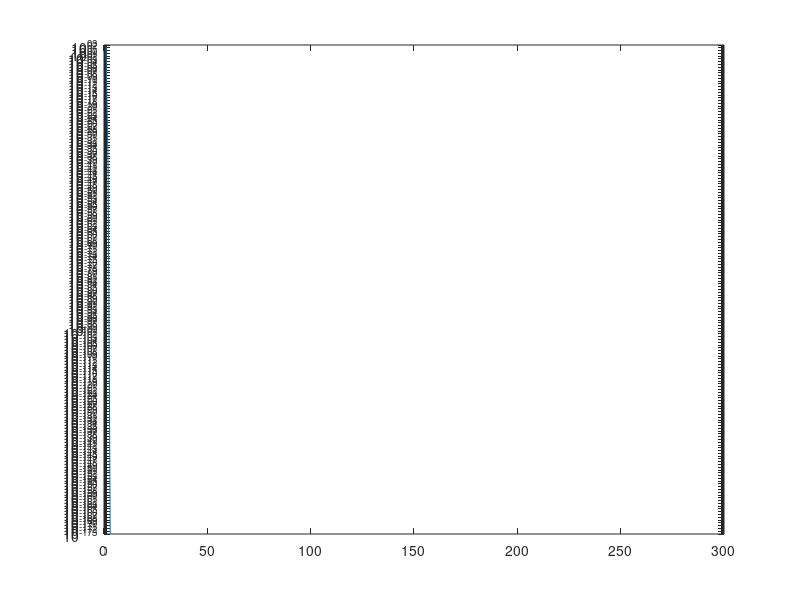
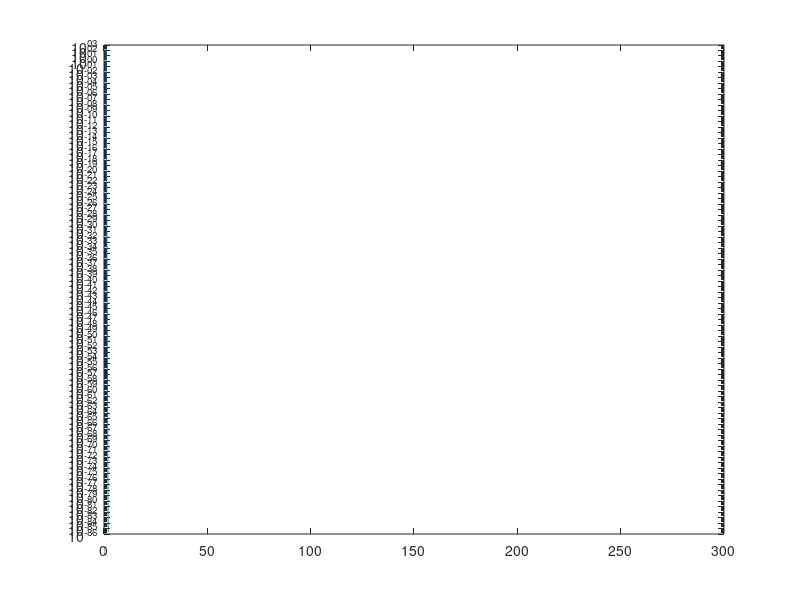
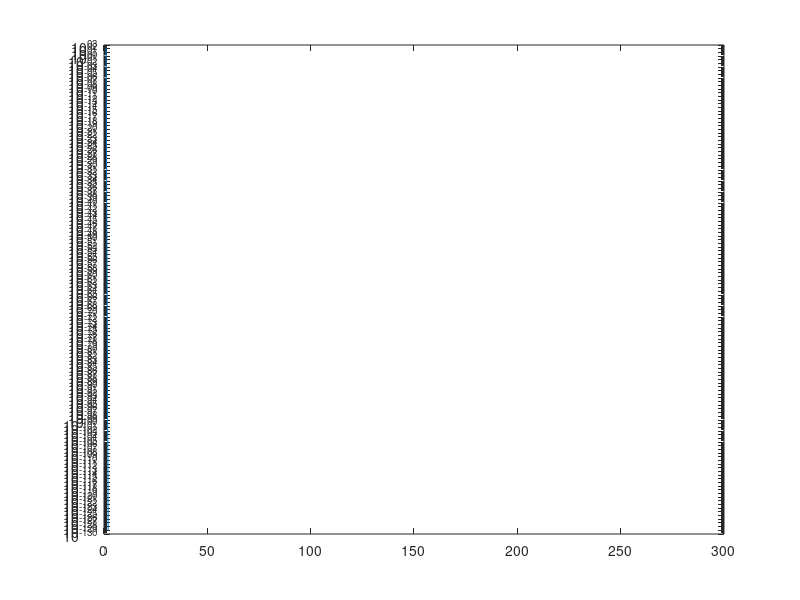
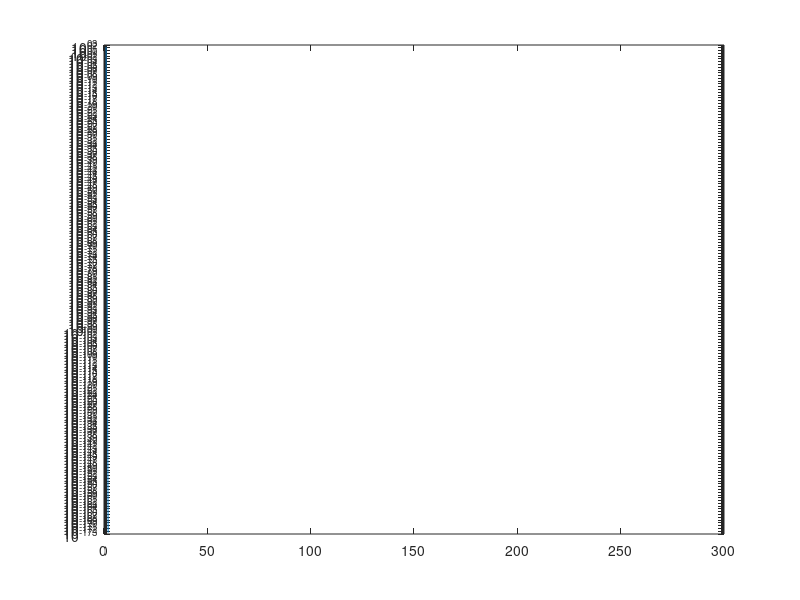

Reproduce these figures in MATLAB, in order.
%% Initialization.
clear
clc
close all hidden

%% Measurement parameters.
delta_t = 0.25; % s
number_of_post_bleach_images = 20;
number_of_pixels = 256;
number_of_pad_pixels = 0;
r_bleach_region = 32; % pixels

intensity_inside_bleach_region = 0.6;
intensity_outside_bleach_region = 0.9;

%% Particle parameters.
D = 400; % pixels^2 / s

%% Generate post bleach image data for pure diffusion.

% Initial condition. Create a high resolution initial condition which is
% then downsampled to avoid too sharp edges.

X = 1:(number_of_pixels + 2 * number_of_pad_pixels);
X = X - 0.5;
xc = number_of_pad_pixels + number_of_pixels / 2;

U0 = zeros(size(X));
U0( (X - xc).^2 <= ( r_bleach_region)^2 ) = intensity_inside_bleach_region;
U0( (X - xc).^2 > ( r_bleach_region)^2 ) = intensity_outside_bleach_region;

% figure, plot(X, U0+B0)
% return

%% FFT of initial conditions.

F_U0 = fft(U0);

%% FFT space time evolution of PDE system.

F_image_data_post_bleach_u = zeros(number_of_pixels, number_of_post_bleach_images);
image_data_post_bleach_u = zeros(number_of_pixels, number_of_post_bleach_images);

XSI = 0:number_of_pixels-1;
XSISQ = XSI.^2;

T = delta_t * (1:number_of_post_bleach_images);

for t = 1:number_of_post_bleach_images
    disp(t)
    A = - D * XSISQ;
    F_U = exp( A * T(t) ) .* F_U0;
    figure, semilogy(abs(F_U))
    
    F_image_data_post_bleach_u(:, t) = F_U;
end

for i = 1:number_of_post_bleach_images
    image_data_post_bleach_u(:, i) = abs(ifft(F_image_data_post_bleach_u(:, i)));
end

semilogy(X, image_data_post_bleach_u)